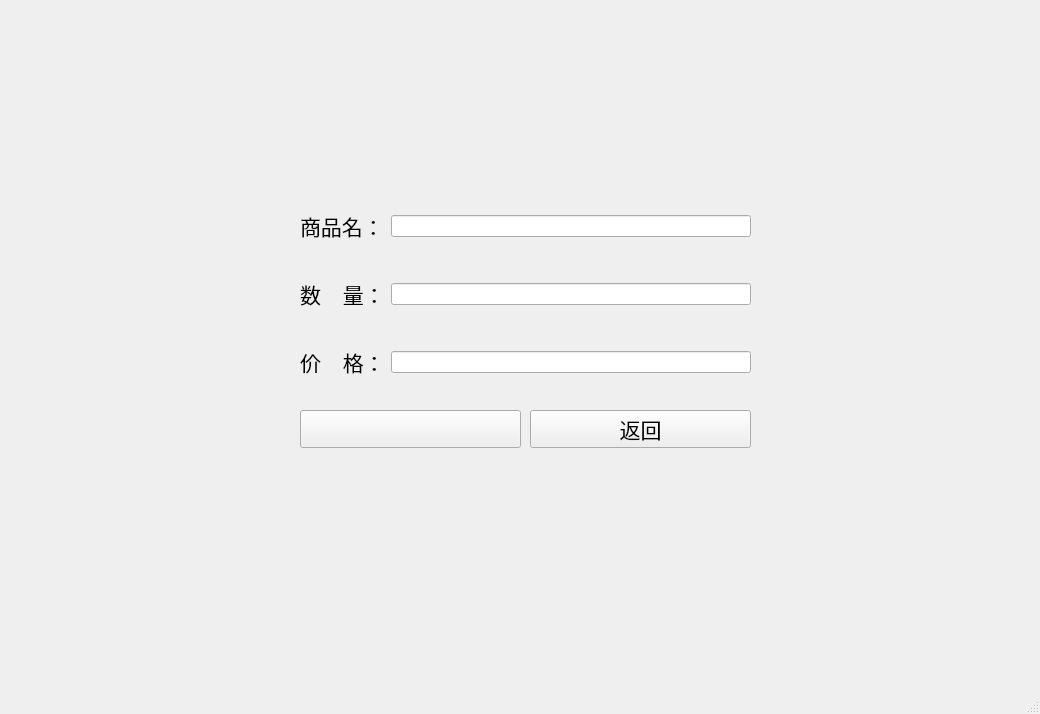
<?xml version="1.0" encoding="UTF-8"?>
<ui version="4.0">
 <class>CargoWindow</class>
 <widget class="QMainWindow" name="CargoWindow">
  <property name="geometry">
   <rect>
    <x>0</x>
    <y>0</y>
    <width>1040</width>
    <height>714</height>
   </rect>
  </property>
  <property name="windowTitle">
   <string>MainWindow</string>
  </property>
  <widget class="QWidget" name="centralwidget">
   <widget class="QWidget" name="layoutWidget_2">
    <property name="geometry">
     <rect>
      <x>300</x>
      <y>180</y>
      <width>451</width>
      <height>231</height>
     </rect>
    </property>
    <layout class="QGridLayout" name="gridLayout">
     <item row="0" column="0">
      <widget class="QLabel" name="label">
       <property name="font">
        <font>
         <family>华文行楷</family>
         <pointsize>16</pointsize>
        </font>
       </property>
       <property name="text">
        <string>商品名：</string>
       </property>
      </widget>
     </item>
     <item row="2" column="1">
      <widget class="QLineEdit" name="priceLineEdit">
       <property name="echoMode">
        <enum>QLineEdit::Normal</enum>
       </property>
      </widget>
     </item>
     <item row="0" column="1">
      <widget class="QLineEdit" name="productNameEdit"/>
     </item>
     <item row="1" column="0">
      <widget class="QLabel" name="label_2">
       <property name="font">
        <font>
         <family>华文行楷</family>
         <pointsize>16</pointsize>
        </font>
       </property>
       <property name="text">
        <string>数    量：</string>
       </property>
      </widget>
     </item>
     <item row="1" column="1">
      <widget class="QLineEdit" name="amountLineEdit"/>
     </item>
     <item row="2" column="0">
      <widget class="QLabel" name="label_3">
       <property name="sizePolicy">
        <sizepolicy hsizetype="Preferred" vsizetype="Minimum">
         <horstretch>0</horstretch>
         <verstretch>0</verstretch>
        </sizepolicy>
       </property>
       <property name="font">
        <font>
         <family>华文行楷</family>
         <pointsize>16</pointsize>
        </font>
       </property>
       <property name="text">
        <string>价    格：</string>
       </property>
      </widget>
     </item>
    </layout>
   </widget>
   <widget class="QPushButton" name="pushButton">
    <property name="geometry">
     <rect>
      <x>300</x>
      <y>410</y>
      <width>221</width>
      <height>38</height>
     </rect>
    </property>
    <property name="font">
     <font>
      <family>华文行楷</family>
      <pointsize>16</pointsize>
     </font>
    </property>
    <property name="text">
     <string/>
    </property>
   </widget>
   <widget class="QPushButton" name="returnButton">
    <property name="geometry">
     <rect>
      <x>530</x>
      <y>410</y>
      <width>221</width>
      <height>38</height>
     </rect>
    </property>
    <property name="font">
     <font>
      <family>华文行楷</family>
      <pointsize>16</pointsize>
     </font>
    </property>
    <property name="text">
     <string>返回</string>
    </property>
   </widget>
  </widget>
  <widget class="QMenuBar" name="menubar">
   <property name="geometry">
    <rect>
     <x>0</x>
     <y>0</y>
     <width>1040</width>
     <height>26</height>
    </rect>
   </property>
  </widget>
  <widget class="QStatusBar" name="statusbar"/>
 </widget>
 <resources/>
 <connections/>
</ui>
